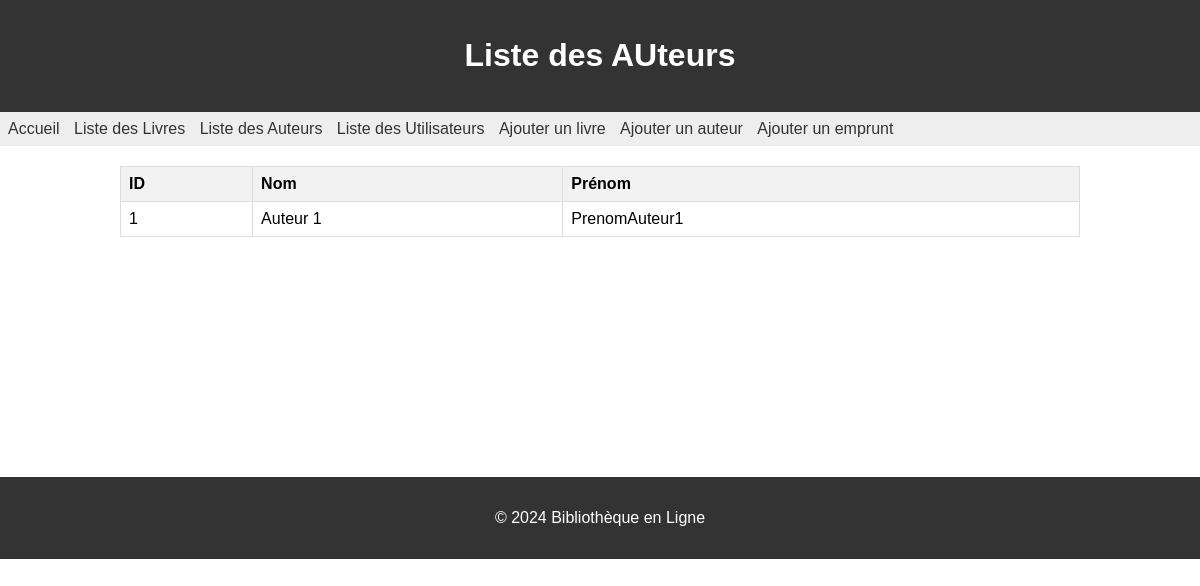
Page /auteurs.php on the committed database.
### tables this page shows
CREATE TABLE IF NOT EXISTS auteurs (
    id INT PRIMARY KEY AUTO_INCREMENT,
    nom VARCHAR(255) NOT NULL,
    prenom VARCHAR(255)
);

### Auteur.php (called while the page is built, shortened)
<?php
class Auteur {
    public function __construct($id, $nom, $prenom) {
        $this->id = $id;
        $this->nom = $nom;
        $this->prenom = $prenom;
    }
    public static function getAllAuteurs() {
        $db = new Database();
        $conn = $db->getConnection();
        $stmt = $conn->prepare("SELECT * FROM auteurs");
        $stmt->execute();
        $auteurs = array();
        while ($row = $stmt->fetch(PDO::FETCH_ASSOC)) {
            $auteurs[] = new Auteur($row['id'], $row['nom'], $row['prenom']);
        }
        return $auteurs;
    }
}
?>

### auteurs.php (the view, shortened to what this page needs)
<?php
require_once('Auteur.php');
$listeAuteurs = Auteur::getAllAuteurs();
?>
<!DOCTYPE html>
<html lang="en">
<head>
    <link rel="stylesheet" href="styles.css">
</head>
<body>
    <header>
        <h1>Liste des AUteurs</h1>
    </header>
    <nav>
        <ul>
            <li><a href="index.php">Accueil</a></li>
            <li><a href="livres.php">Liste des Livres</a></li>
            <li><a href="auteurs.php">Liste des Auteurs</a></li>
            <li><a href="utilisateurs.php">Liste des Utilisateurs</a></li>
            <li><a href="ajout_livre.php">Ajouter un livre</a></li>
            <li><a href="ajout_auteur.php">Ajouter un auteur</a></li>
            <li><a href="process_emprunt.php">Ajouter un emprunt</a></li>
        </ul>
    </nav>
    <?php
    if (!empty($listeAuteurs)) {
        echo "<table>";
        echo "<tr><th>ID</th><th>Nom</th><th>Prénom</th></tr>";
        foreach ($listeAuteurs as $auteur) {
            echo "<tr>";
            echo "<td>{$auteur->id}</td>";
            echo "<td>{$auteur->nom}</td>";
            echo "<td>{$auteur->prenom}</td>";
            echo "</tr>";
        }
        echo "</table>";
    } else {
        echo "Aucun auteur trouvé.";
    }
    ?>
    <footer>
        <p>&copy; 2024 Bibliothèque en Ligne</p>
    </footer>
</body>
</html>

### styles.css (style rules this page uses)
body { font-family: Arial, sans-serif; margin: 0; padding: 0; }
header { background-color: #333; color: #fff; text-align: center; padding: 1em 0; }
nav { background-color: #eee; padding: 0.5em; }
nav ul { list-style: none; margin: 0; padding: 0; }
nav ul li { display: inline; margin-right: 10px; }
nav a { text-decoration: none; color: #333; }
ul { list-style: none; padding: 0; }
li { margin-bottom: 5px; }
footer { background-color: #333; color: #fff; text-align: center; padding: 1em 0; bottom: 0; width: 100%; margin-top: 20%; }
table { width: 80%; margin: auto; border-collapse: collapse; margin-top: 20px; }
th, td { border: 1px solid #dddddd; text-align: left; padding: 8px; }
th { background-color: #f2f2f2; }

### rows in the picture
auteurs: id "1", nom "Auteur 1", prenom "PrenomAuteur1"
